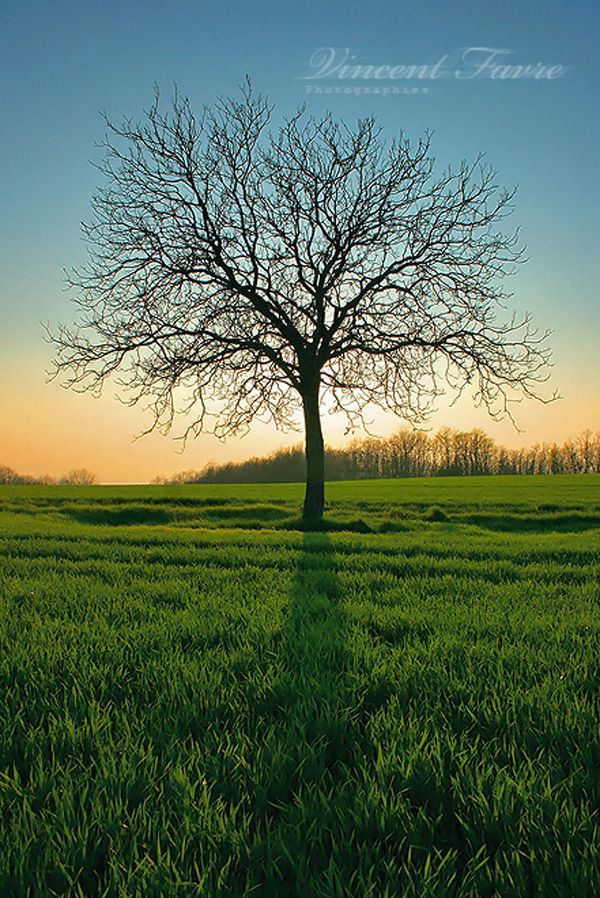
#> input picture nature.jpg, 600 x 898 px, found by its file name
$ python image_filteration.py
#> lines starting #> are read from the running program, lines starting #| are printed output that depends on the picture
import cv2
import numpy as np


#Gussian_Blur & Median Blur
image = cv2.imread("Open_CV/nature.jpg")
#> image is the input picture: shape (898, 600, 3); mean B, G, R 86.9, 109.6, 89.3
g_blurred = cv2.GaussianBlur(image,(21,21),0)
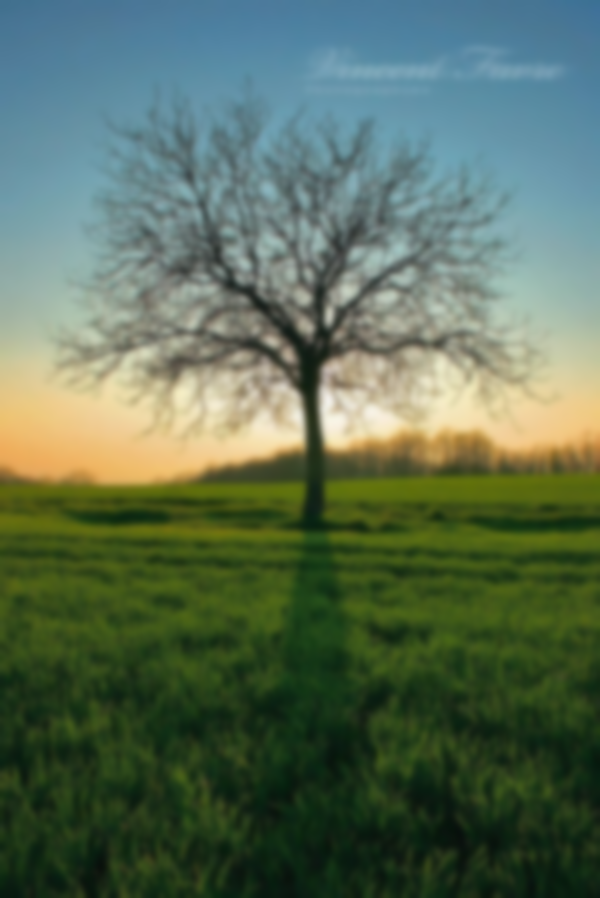
#> g_blurred: shape (898, 600, 3); mean B, G, R 86.9, 109.6, 89.3
m_blurred = cv2.medianBlur(image,9)
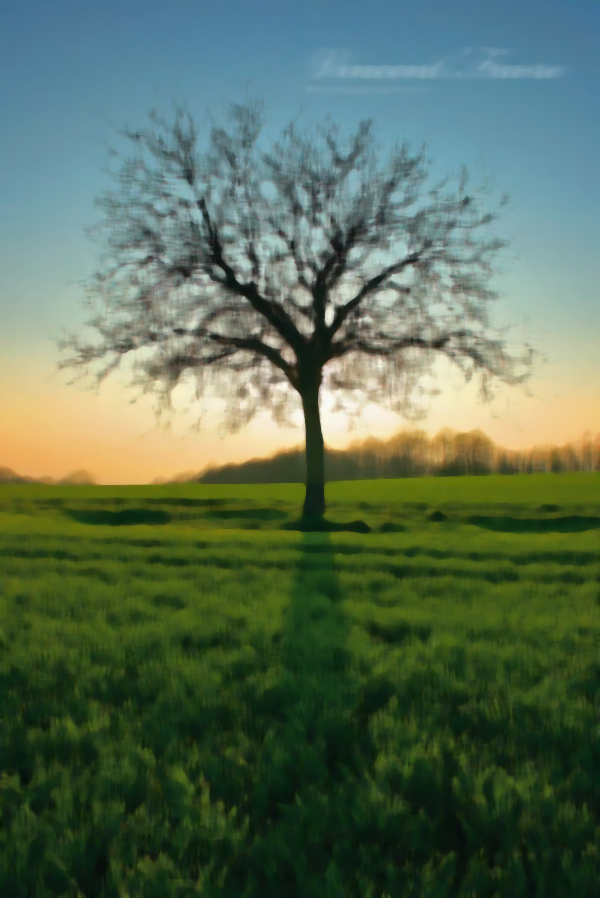
#> m_blurred: shape (898, 600, 3); mean B, G, R 86.7, 109.6, 88.8
cv2.imshow("Original image",image)
cv2.imshow("G_Blur image",g_blurred)
cv2.imshow("M_Blur",m_blurred)
cv2.waitKey(0)
cv2.destroyAllWindows

$ run again, with flower1.jpg copied over nature.jpg
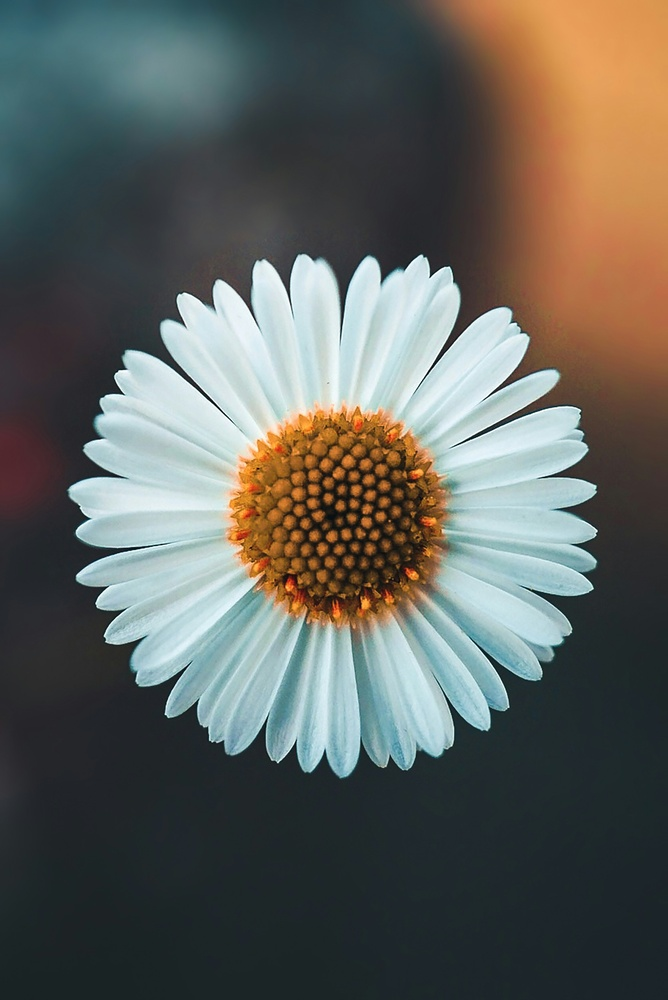
#> input picture flower1.jpg, 668 x 1000 px, shrunk from 2333 x 3490 before the run, found by its file name
#> image is the input picture: shape (1000, 668, 3); mean B, G, R 92.1, 97.1, 95.2
#> `g_blurred = cv2.GaussianBlur(image,(21,21),0)`:
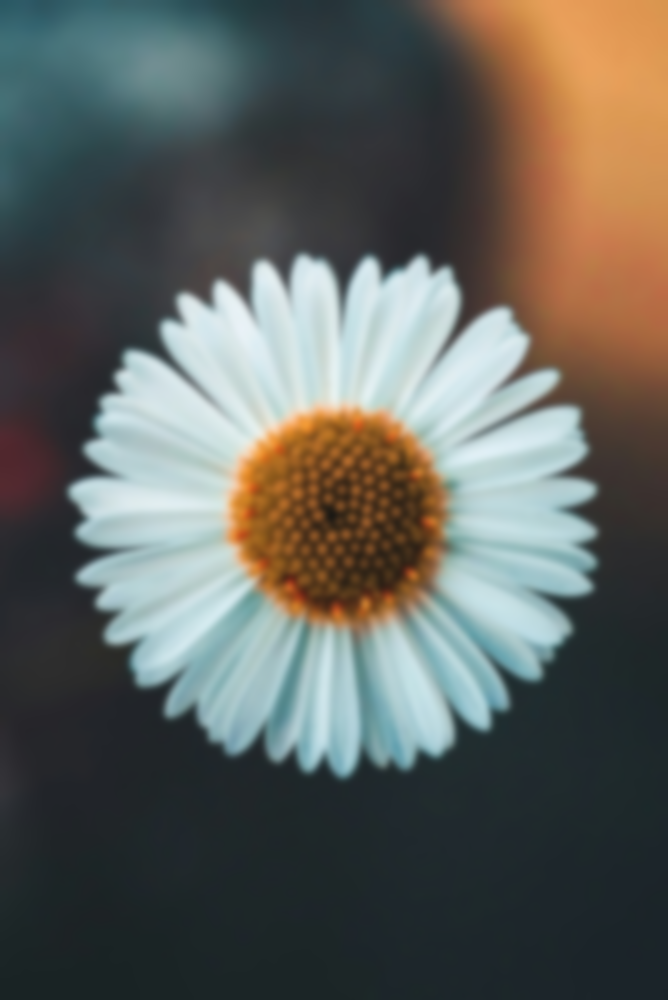
#> g_blurred: shape (1000, 668, 3); mean B, G, R 92.1, 97.1, 95.2
#> `m_blurred = cv2.medianBlur(image,9)`:
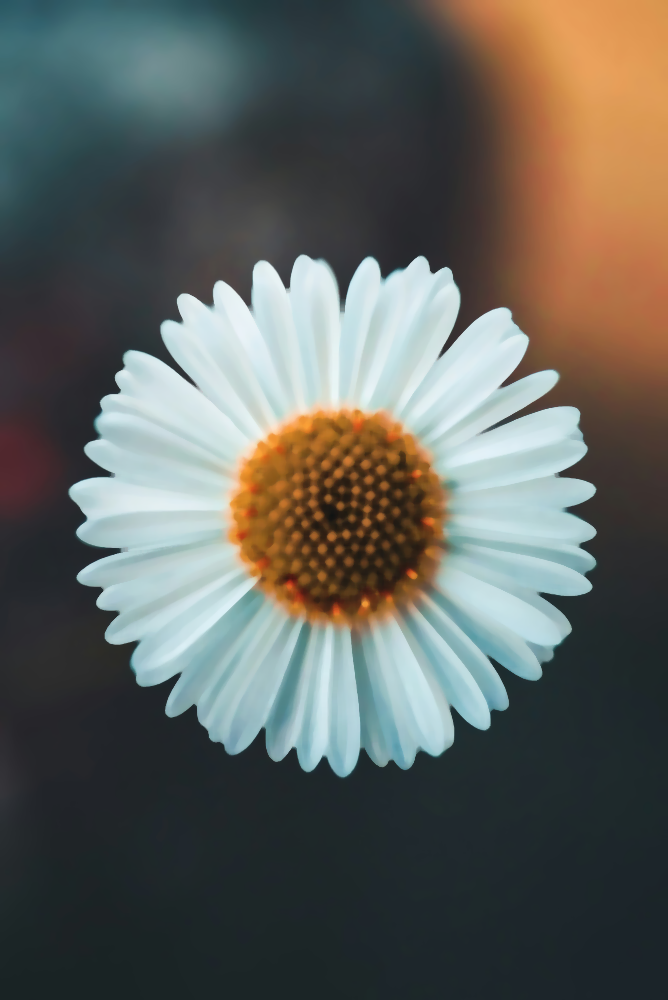
#> m_blurred: shape (1000, 668, 3); mean B, G, R 92.2, 97.1, 95.2
